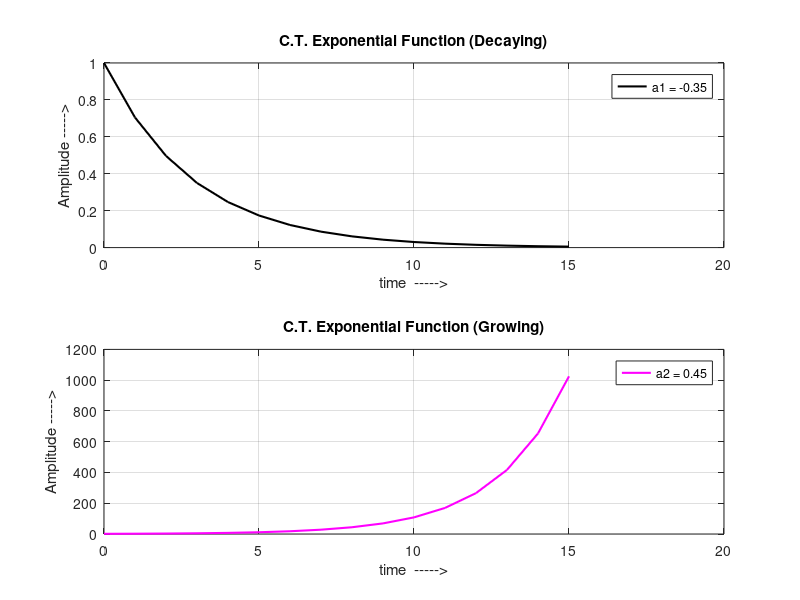

Write MATLAB code to recreate this figure.

%  Program V1_5 

%%% Generation and Display of Generation of Continuous Time Real Exponential
%%% Signals 
%%% Developed by Dr. M. Venu Gopala Rao, 
%%% Email: mvgr03@kluniversity.in,  mvgr03@gmail.com,

clear all; close all; clc;
%%% =========================================================
%%%  Generation of Continuous TimeExponential Signal x(t) = k e^(-at)u(t);

N = 15;
t = 0:1:N;
% a1 = input('enter the value of a1  =  ');
%%% If 'a' is positive decaying function and 
%%% If 'a' is negative growing function
a1 = 0.35;  K = 1;
x1 = K*exp(-a1*t);
figure(); subplot(2,1,1);plot(t,x1,'black','LineWidth',1.5);
xlabel('time  ----->');ylabel('Amplitude ----->');
legend('a1 = -0.35'); grid on;
title('C.T. Exponential Function (Decaying)');

% a2 = input('enter the value of a2  =  ');
a2 = -0.45; K = 1.2;  x2 = K*exp(-a2*t);
subplot(2,1,2);plot(t,x2,'m','LineWidth',1.5);
xlabel('time  ----->');ylabel('Amplitude ----->');
legend('a2 = 0.45'); grid on;
title('C.T. Exponential Function (Growing)');
% axis([-0.05, 12,-0.05 1.2]);
